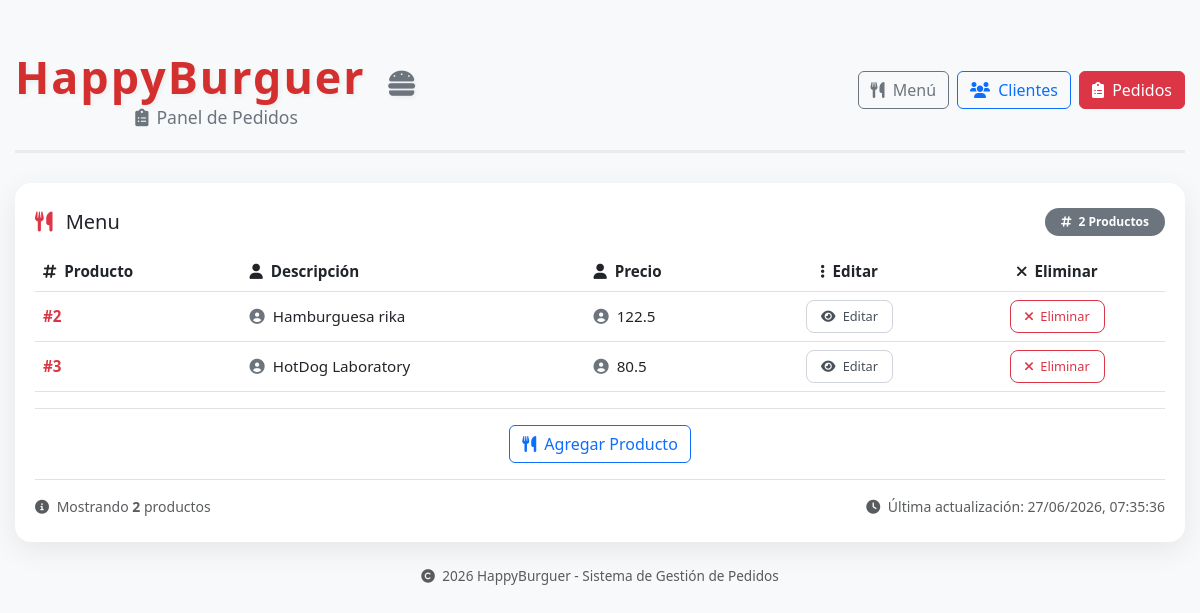
Before: /menu with the older database file.
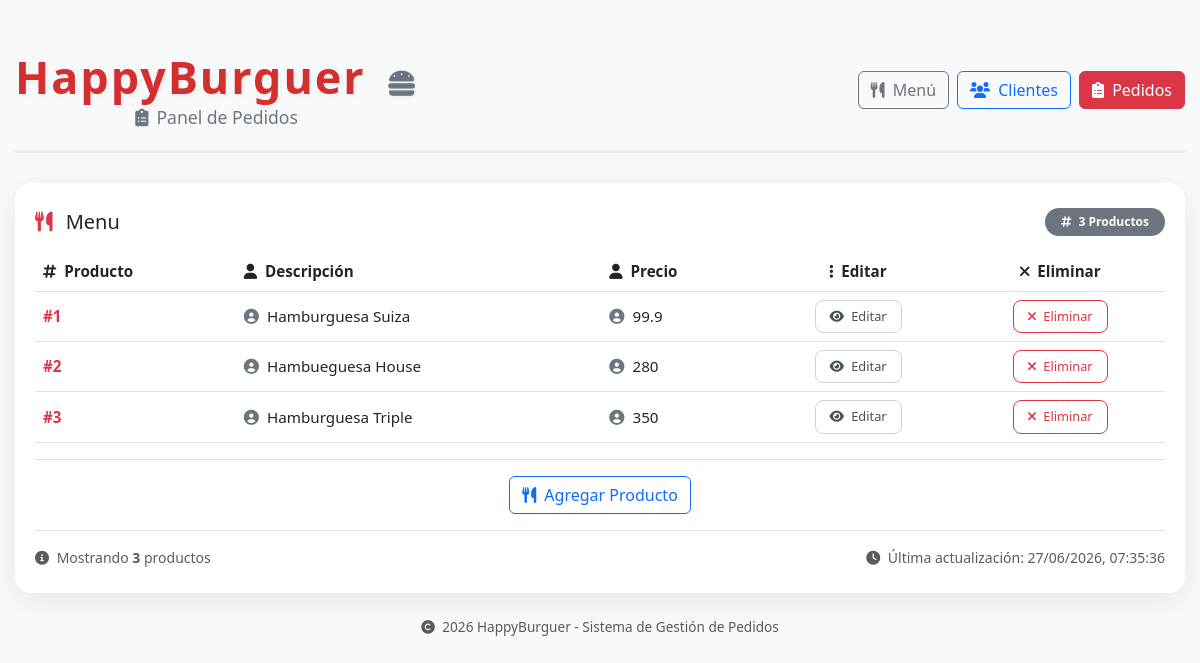
After: the same page with the newer database file.
### tables this page shows
CREATE TABLE Menu (
                                clave INTEGER PRIMARY KEY AUTOINCREMENT NOT NULL,
                                nombre varchar(200) Not Null,
                                precio decimal(10,2) Not Null);

### routes/menu.py (the view)
@menu_bp.route("/menu")
def listar_menu():
    menu = menu_model.obtener()
    return render_template("menu.html", menu=menu)

### db/db.py (called while the page is built)
    def getConnection(self):
        conn = sqlite3.connect(self.nombreDb)
        conn.execute("PRAGMA foreign_keys = ON")
        return conn

### models/menu.py (called while the page is built)
    def obtener(self):
        with self.db.getConnection() as conn:
            return conn.execute("Select * From Menu").fetchall()

### templates/menu.html
{% extends 'layout.html' %}
{% block contenido %}
    <div class="menu-card">
            <div class="d-flex justify-content-between align-items-center mb-3 flex-wrap">
                <h5 class="mb-0">
                    <i class="fas fa-utensils me-2 text-danger"></i>
                    Menu
                </h5>
                <span class="badge bg-secondary rounded-pill px-3 py-2">
                    <i class="fas fa-hashtag me-1"></i> {{ menu|length }} Productos
                </span>
            </div>
            <div class="table-responsive">
                <table class="table table-menu table-hover align-middle">
                    <thead>
                        <tr>
                            <th><i class="fas fa-hashtag me-1"></i> Producto</th>
                            <th><i class="fas fa-user me-1"></i> Descripción</th>
                            <th><i class="fas fa-user me-1"></i> Precio</th>
                            <th class="text-center"><i class="fas fa-ellipsis-v me-1"></i> Editar</th>
                            <th class="text-center"><i class="fas fa-times me-1"></i> Eliminar</th>
                        </tr>
                    </thead>
                    <tbody>
                        {% for m in menu %}
                            <tr>
                                <td><span class="fw-bold text-danger">#{{ m[0] }}</span></td>
                                <td><i class="fas fa-user-circle me-2 text-secondary"></i>{{ m[1] }}</td>
                                <td><i class="fas fa-user-circle me-2 text-secondary"></i>{{ m[2] }}</td>
                                <td class="text-center">
                                    <a href="{{url_for('menu.agrega_edita_menu', menu_id=m[0])}}">
                                        <button class="btn-detalle" title="Editar producto">
                                            <i class="fas fa-eye me-1"></i> Editar
                                        </button>
                                    </a>
                                </td>
                                <td class="text-center">
                                    <form action="{{ url_for('menu.elimina_menu', menu_id=m[0]) }}" method="POST" style="display:inline;">
                                        <button class="btn-cancelar" type="submit" title="Eliminar producto">
                                            <i class="fas fa-times me-1"></i> Eliminar
                                        </button>
                                    </form>
                                </td>
                            </tr>
                        {% endfor %}
                    </tbody>
                </table>
            </div>
            <div class="d-flex justify-content-center align-items-center mt-3 pt-3 border-top flex-wrap">
                <a href="{{url_for('menu.agrega_edita_menu', menu_id=0)}}">
                    <button class="btn btn-outline-primary" id="btnMenu">
                        <i class="fas fa-utensils me-1"></i> Agregar Producto
                    </button>
                </a>
            </div>
            <div class="d-flex justify-content-between align-items-center mt-3 pt-3 border-top flex-wrap">
                <small class="text-muted">
                    <i class="fas fa-info-circle me-1"></i>
                    Mostrando <strong>{{ menu|length }}</strong> productos
                </small>
                <small class="text-muted">
                    <i class="fas fa-clock me-1"></i>
                    Última actualización: <span id="hora-actual"></span>
                </small>
            </div>
        </div>
{% endblock %}

Changed rows visible on the page:
added Menu: clave "1", nombre "Hamburguesa Suiza", precio "99.9"
changed Menu id 2: nombre "Hamburguesa rika" → "Hambueguesa House"; precio "122.5" → "280"
changed Menu id 3: nombre "HotDog Laboratory" → "Hamburguesa Triple"; precio "80.5" → "350"
Other visible differences:
{{ menu|length }}: "2" → "3"
